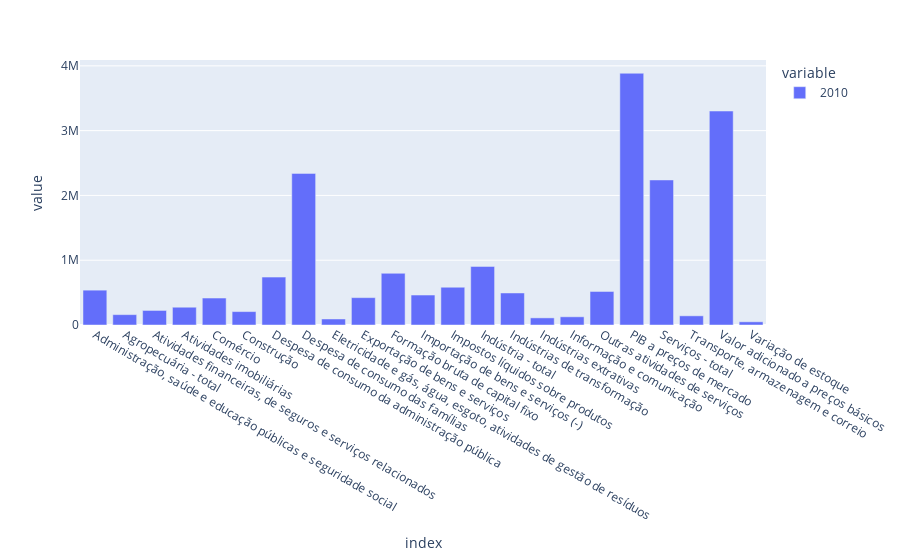

Notebook code cell kept with this figure:
### Code cell
px.bar(data_frame=df_agrupado.loc[2010])

### Figure 1 — Plotly figure (JSON) as saved in the notebook; plotly's stock layout.template omitted (floating-point values rounded to 4 significant figures)
{"data": [{"alignmentgroup": "True", "hovertemplate": "variable=2010<br>index=%{x}<br>value=%{y}<extra></extra>", "legendgroup": "2010", "marker": {"color": "#636efa", "pattern": {"shape": ""}}, "name": "2010", "offsetgroup": "2010", "orientation": "v", "showlegend": true, "textposition": "auto", "type": "bar", "x": ["Administração, saúde e educação públicas e seguridade social", "Agropecuária - total", "Atividades financeiras, de seguros e serviços relacionados", "Atividades imobiliárias", "Comércio", "Construção", "Despesa de consumo da administração pública", "Despesa de consumo das famílias", "Eletricidade e gás, água, esgoto, atividades de gestão de resíduos", "Exportação de bens e serviços", "Formação bruta de capital fixo", "Importação de bens e serviços (-)", "Impostos líquidos sobre produtos", "Indústria - total", "Indústrias de transformação", "Indústrias extrativas", "Informação e comunicação", "Outras atividades de serviços", "PIB a preços de mercado", "Serviços - total", "Transporte, armazenagem e correio", "Valor adicionado a preços básicos", "Variação de estoque"], "xaxis": "x", "y": [537845, 159932, 224561, 274420, 416229, 206926, 738967, 2340167, 92913, 422220, 797946, 462672, 583007, 904157, 494351, 109965, 126542, 517492, 3885847, 2238750, 141659, 3302840, 49220], "yaxis": "y"}], "layout": {"barmode": "relative", "legend": {"title": {"text": "variable"}, "tracegroupgap": 0}, "margin": {"t": 60}, "xaxis": {"anchor": "y", "domain": [0, 1], "title": {"text": "index"}}, "yaxis": {"anchor": "x", "domain": [0, 1], "title": {"text": "value"}}}}
